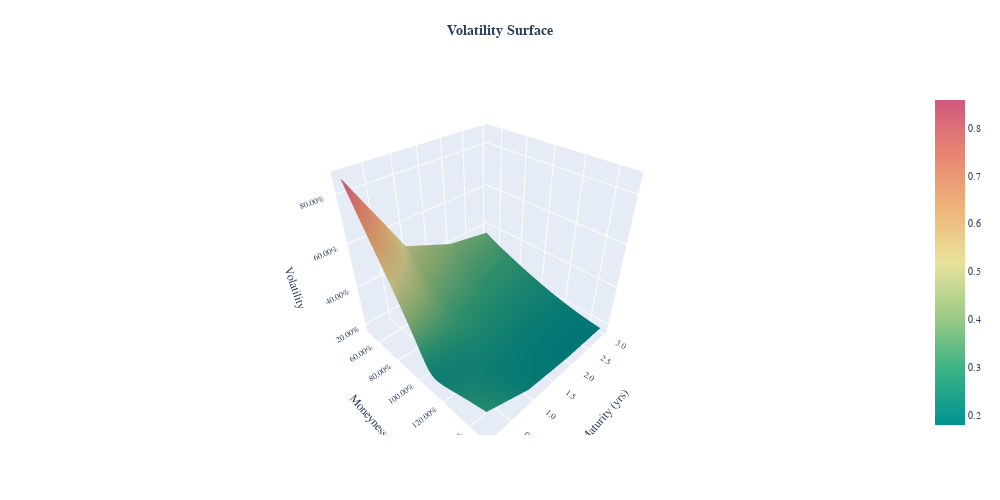

Source (notebook cell):
### Markdown cell above
By executing the following command line, the volatility surface is plotted.

### Code cell
# 
refdate = dt.datetime(2017,1,1,0,0,0)
expiries = [dt.datetime(2017,2,1,0,0,0), dt.datetime(2018,1,1,0,0,0), dt.datetime(2019,1,1,0,0,0), dt.datetime(2020,1,1,0,0,0)]
def s_range(x, y, count):
  jump = (y-x)/count
  while x <= y:
    yield x
    x += jump

# strikes = list(s_range(80, 120, 100))
moneyness = list(s_range(0.5, 1.5,100))

y = moneyness
x = ttm

term_structure = []
for i in moneyness: 
    temp = []
    for j in expiries:
      strike = i*forward_curve.value(refdate,j)
      temp.append(vol_surf.calc_implied_vol(refdate, j, strike))
    term_structure.append(temp)

fig = go.Figure(data=[go.Surface(x=x, y=y,z=term_structure
                      ,hovertemplate = 
                        'Moneyness:  %{y: .2%}' +\
                        '<br>Maturity (yrs): %{x: .1f}' +\
                        '<br>Volatility: %{z: .2f}<extra></extra>'
                     ,colorscale = 'temps')
                     ])

fig.update_layout(title={
                      'text': "<b>Volatility Surface</b>",
                      'y':0.95,
                      'x':0.5,
                      'xanchor': 'center',
                      'yanchor': 'top'
                        }
                # ,autosize=True
                ,width=1000
                ,height=500
                ,scene = dict(
                  xaxis_title='Maturity (yrs)'
                  ,xaxis_tickformat = '.1f'
                  ,xaxis_autorange = 'reversed'
                  ,yaxis_title='Moneyness'
                  ,yaxis_tickformat = '.2%'
                  ,zaxis_title='Volatility'
                  ,zaxis_tickformat = '.2%'
                  )
                ,font=dict(
                  family="Courier New, monospace"
                  ,size=10
                  )
                ,margin=dict(l=65, r=50, b=65, t=90)
)

fig.show()

### Figure 1 — Plotly figure (JSON) as saved in the notebook; plotly's stock layout.template omitted (floating-point values rounded to 4 significant figures; data arrays with more than 128 entries replaced by an {"elided": "..."} marker saying what was removed)
{"data": [{"colorscale": [[0, "rgb(0, 147, 146)"], [0.1667, "rgb(57, 177, 133)"], [0.3333, "rgb(156, 203, 134)"], [0.5, "rgb(233, 226, 156)"], [0.6667, "rgb(238, 180, 121)"], [0.8333, "rgb(232, 132, 113)"], [1, "rgb(207, 89, 126)"]], "hovertemplate": "Moneyness:  %{y: .2%}<br>Maturity (yrs): %{x: .1f}<br>Volatility: %{z: .2f}<extra></extra>", "type": "surface", "x": [0.08333, 1, 2, 3], "y": [0.5, 0.51, 0.52, 0.53, 0.54, 0.55, 0.56, 0.57, 0.58, 0.59, 0.6, 0.61, 0.62, 0.63, 0.64, 0.65, 0.66, 0.67, 0.68, 0.69, 0.7, 0.71, 0.72, 0.73, 0.74, 0.75, 0.76, 0.77, 0.78, 0.79, 0.8, 0.81, 0.82, 0.83, 0.84, 0.85, 0.86, 0.87, 0.88, 0.89, 0.9, 0.91, 0.92, 0.93, 0.94, 0.95, 0.96, 0.97, 0.98, 0.99, 1.0, 1.01, 1.02, 1.03, 1.04, 1.05, 1.06, 1.07, 1.08, 1.09, 1.1, 1.11, 1.12, 1.13, 1.14, 1.15, 1.16, 1.17, 1.18, 1.19, 1.2, 1.21, 1.22, 1.23, 1.24, 1.25, 1.26, 1.27, 1.28, 1.29, 1.3, 1.31, 1.32, 1.33, 1.34, 1.35, 1.36, 1.37, 1.38, 1.39, 1.4, 1.41, 1.42, 1.43, 1.44, 1.45, 1.46, 1.47, 1.48, 1.49], "z": {"elided": "100x4 float values"}}], "layout": {"font": {"family": "Courier New, monospace", "size": 10}, "height": 500, "margin": {"b": 65, "l": 65, "r": 50, "t": 90}, "scene": {"xaxis": {"autorange": "reversed", "tickformat": ".1f", "title": {"text": "Maturity (yrs)"}}, "yaxis": {"tickformat": ".2%", "title": {"text": "Moneyness"}}, "zaxis": {"tickformat": ".2%", "title": {"text": "Volatility"}}}, "title": {"text": "<b>Volatility Surface</b>", "x": 0.5, "xanchor": "center", "y": 0.95, "yanchor": "top"}, "width": 1000}}
